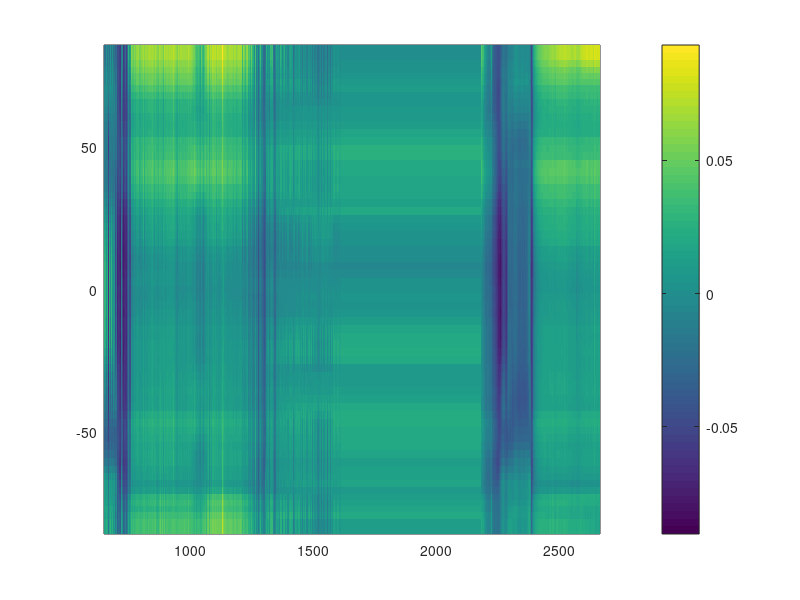

Reproduce this figure in MATLAB. (Note: this script raises an error after producing the figure.)
%% see /home/sergio/MATLABCODE/oem_pkg_run/AIRS_gridded_STM_May2021_trendsonlyCLR/contrast_05_10_15_20.m
load fig5b.mat

%% D (night) trends 
figure(1); clf; pcolor(data_fig5b.vchan,data_fig5b.rlat,data_fig5b.l1c_trendD); shading flat; colorbar; colormap(usa2); xlabel('Wavenumber cm^{-1}'); ylabel('Latitude'); 
  xlim([640 1640]); caxis([-1 +1]*0.1)
  text(1700,95,'K/yr');
  set(gca,'fontsize',14);

%% D (night) unc
figure(2); clf; pcolor(data_fig5b.vchan,data_fig5b.rlat,data_fig5b.l1c_uncD);   shading flat; colorbar; colormap(jet); xlabel('Wavenumber cm^{-1}'); ylabel('Latitude');
  xlim([640 1640]);
  caxis([0 0.06])
  text(1700,95,'K/yr');
  set(gca,'fontsize',14);

%%%%%%%%%%%%%%%%%%%%%%%%%%%%%%%%%%%%%%%%%%%%%%%%%%%%%%%%%%%%%%%%%%%%%%%%
%% see ~/MATLABCODE/oem_pkg_run/FIND_NWP_MODEL_TRENDS/driver_show_AIRSV7_L3_vs_CLIMCAPS_vs_MERRA2_vs_ERA5_trends --> ~/MATLABCODE/oem_pkg_run/FIND_NWP_MODEL_TRENDS/plot_spectral_get_the_model_trends2.m
load fig5c.mat

%% D (night) trends ERA5
figure(3); clf; pcolor(data_fig5c.vchan,data_fig5c.rlat,data_fig5c.era5); shading flat; colorbar; colormap(usa2); xlabel('Wavenumber cm^{-1}'); ylabel('Latitude'); 
  xlim([640 1640]); caxis([-1 +1]*0.1)
  text(1700,95,'K/yr');
  set(gca,'fontsize',14);

%% D (night) unc
figure(4); clf; pcolor(data_fig5b.vchan,data_fig5b.rlat,data_fig5b.l1c_trendD - data_fig5c.obs);   shading flat; colorbar; colormap(jet); xlabel('Wavenumber cm^{-1}'); ylabel('Latitude');
  xlim([640 1640]);
  xlim([640 1640]); caxis([-1 +1]*0.1/100)
  text(1700,95,'K/yr');
  set(gca,'fontsize',14);
  title('Night L1C : fig5b - fig5c')

%{
figure(1); sergioprintfig('/home/sergio/PAPERS/SUBMITPAPERS/trends_May2025/Figs_NoSmooth/new_fig5a_L1Cspectraltrends_bigfont');
figure(2); sergioprintfig('/home/sergio/PAPERS/SUBMITPAPERS/trends_May2025/Figs_NoSmooth/new_fig5b_L1Cspectraltrends_unc_bigfont');
figure(3); sergioprintfig('/home/sergio/PAPERS/SUBMITPAPERS/trends_May2025/Figs_NoSmooth/new_fig5c_ERA5spectraltrends_bigfont');
%}
